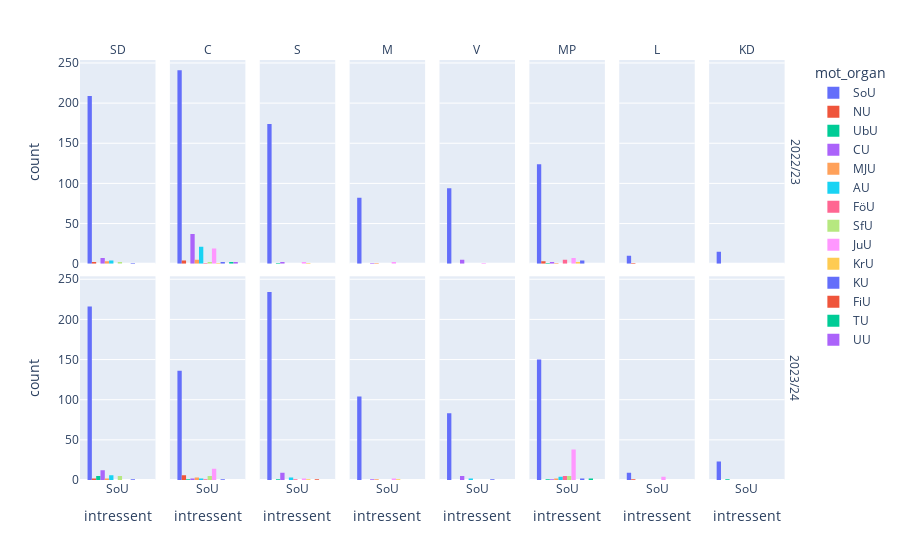

Notebook cell for this chart:
### Code cell
fig = px.histogram(df_sou, histfunc="count", x="intressent", y="prop_id", color="mot_organ", barmode="group", facet_row="mot_rm", facet_col="mot_intressent_partibet", height=600)
fig.for_each_annotation(lambda a: a.update(text=a.text.replace("mot_rm=", "")))
fig.for_each_annotation(lambda a: a.update(text=a.text.replace("mot_intressent_partibet=", "")))
fig.show()
